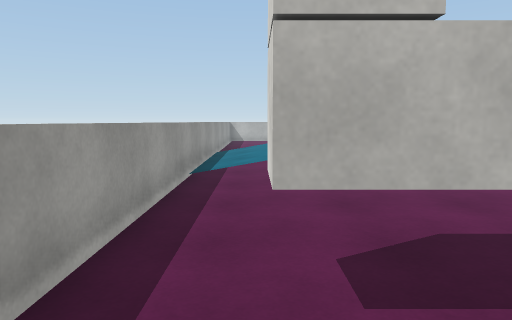
View 1 (above)

13 first-person views from a walk through a 3-D level made in the Unity game engine. The camera is 1.4 m above the floor, tilts 6° down and sees 70° across. The floor is counted in squares, 1 m on a side. Each view is taken from the middle of a square. On the plan, view 1 faces up. The plan holds only what a view shows up to about 16 squares ahead; the rest is blank. The place goes on beyond the plan. The player character is not drawn. Surface patterns are stand-ins for the level's own textures.

View 2
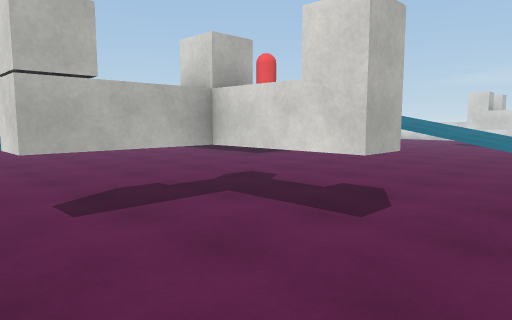

View 3
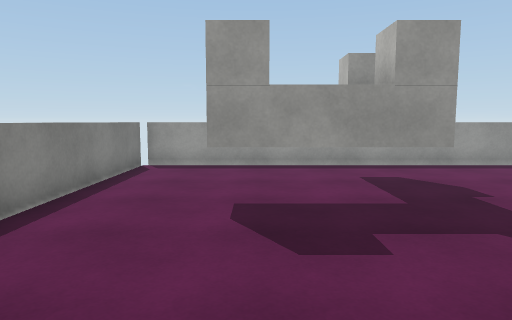

View 4
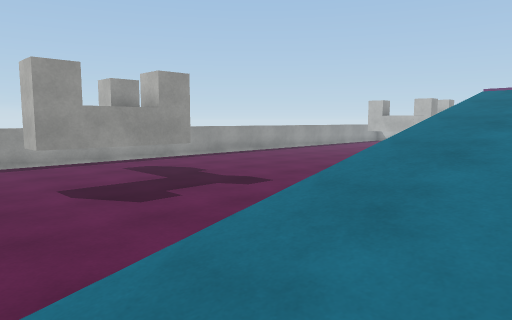

View 5
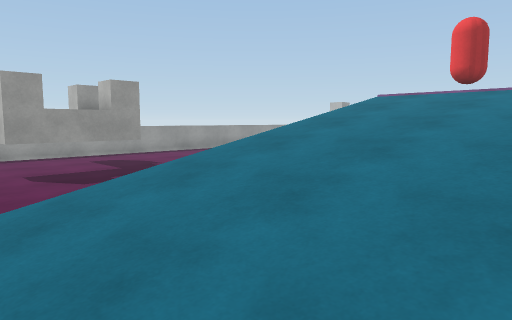

View 6
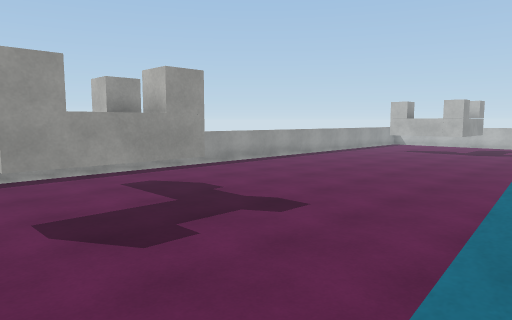

View 7
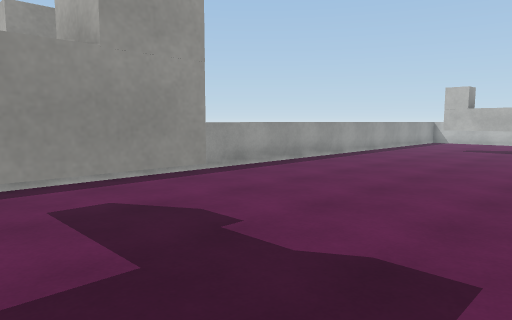

View 8
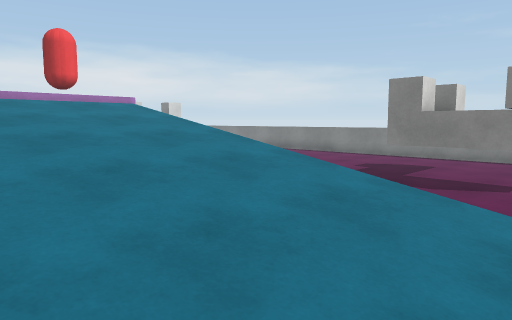

View 9
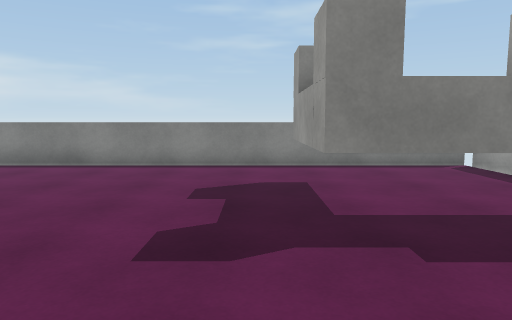

View 10
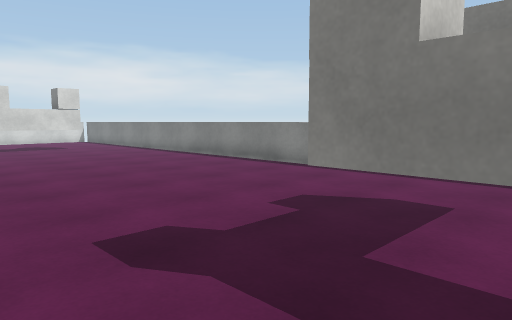

View 11
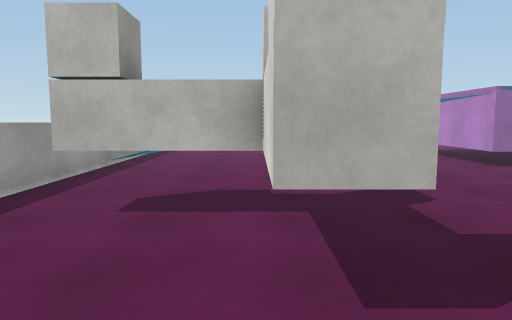

View 12
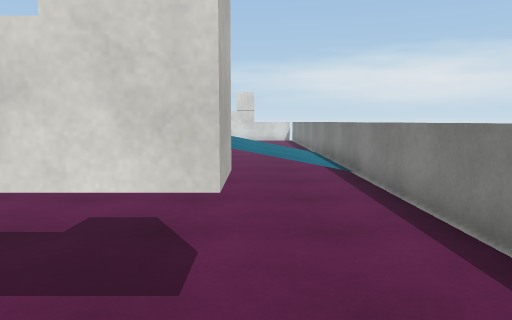

View 13
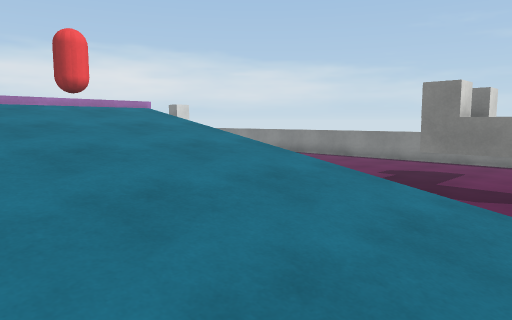

### Floor plan
Key: @ floor where view 1 was taken; # wall or solid block; . main floor; : floor 0.25 m higher than the main floor; + floor 1.5 m higher than the main floor; * floor 1.75 m higher than the main floor; / step, stairs or slope; = window, fence, low wall or low ledge; B barrier.
Columns run from 2 left of view 1 to 20 right of it. Each row starts with its distance up from view 1.
 20      BB
 19      ..
 18     ...
 17    ....
 16 = ..... ...
 15 =..........
 14 =://///  *
 13 =:///////*.
 12 =:///////*..#
 11 =:///////*..#
 10 =:///////*..#
  9 =:///////*..##
  8 =............#
  7 =................
  6 =................
  5 =.................
  4 =............+++++
  3 =.BBBBB......//////....
  2 =.BBBBB......//////....
  1 =....BB......//////...
  0 =.@..BB......//////..
 -1 =....BB......//////.
 -2 =............//////
 -3 =............::::::
 -4 #===================

Positions as (right, up) in squares from view 1, and headings:
1: (0, 0), facing up
2: (-1, -3), facing up-right
3: (10, 0), facing left
4: (13, -3), facing up-left
5: (16, -3), facing up-left
6: (11, -2), facing up-left
7: (7, 1), facing up-left
8: (-1, 14), facing down-right
9: (5, 8), facing down
10: (2, 6), facing down-right
11: (3, -3), facing up
12: (1, -1), facing right
13: (0, 14), facing down-right
